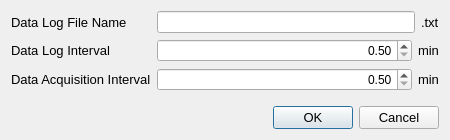
<?xml version="1.0" encoding="UTF-8"?>
<ui version="4.0">
 <class>Dialog</class>
 <widget class="QDialog" name="Dialog">
  <property name="geometry">
   <rect>
    <x>0</x>
    <y>0</y>
    <width>450</width>
    <height>140</height>
   </rect>
  </property>
  <property name="minimumSize">
   <size>
    <width>450</width>
    <height>140</height>
   </size>
  </property>
  <property name="maximumSize">
   <size>
    <width>450</width>
    <height>140</height>
   </size>
  </property>
  <property name="windowTitle">
   <string>Dialog</string>
  </property>
  <layout class="QVBoxLayout" name="verticalLayout">
   <item>
    <layout class="QFormLayout" name="formLayout">
     <item row="0" column="0">
      <widget class="QLabel" name="label">
       <property name="font">
        <font>
         <pointsize>10</pointsize>
        </font>
       </property>
       <property name="toolTip">
        <string>File name of data log text</string>
       </property>
       <property name="text">
        <string>Data Log File Name</string>
       </property>
      </widget>
     </item>
     <item row="0" column="1">
      <layout class="QHBoxLayout" name="horizontalLayout">
       <item>
        <widget class="QLineEdit" name="filenameLineEdit"/>
       </item>
       <item>
        <widget class="QLabel" name="label_3">
         <property name="font">
          <font>
           <pointsize>10</pointsize>
          </font>
         </property>
         <property name="text">
          <string>.txt</string>
         </property>
        </widget>
       </item>
      </layout>
     </item>
     <item row="1" column="0">
      <widget class="QLabel" name="label_6">
       <property name="font">
        <font>
         <pointsize>10</pointsize>
        </font>
       </property>
       <property name="toolTip">
        <string>Interval between each data log (must not be less than acquisition interval)</string>
       </property>
       <property name="text">
        <string>Data Log Interval</string>
       </property>
      </widget>
     </item>
     <item row="1" column="1">
      <layout class="QHBoxLayout" name="horizontalLayout_3">
       <item>
        <widget class="QDoubleSpinBox" name="intervalSpinBox">
         <property name="sizePolicy">
          <sizepolicy hsizetype="Expanding" vsizetype="Fixed">
           <horstretch>0</horstretch>
           <verstretch>0</verstretch>
          </sizepolicy>
         </property>
         <property name="alignment">
          <set>Qt::AlignRight|Qt::AlignTrailing|Qt::AlignVCenter</set>
         </property>
         <property name="correctionMode">
          <enum>QAbstractSpinBox::CorrectToNearestValue</enum>
         </property>
         <property name="minimum">
          <double>0.500000000000000</double>
         </property>
         <property name="maximum">
          <double>999.000000000000000</double>
         </property>
         <property name="singleStep">
          <double>0.010000000000000</double>
         </property>
        </widget>
       </item>
       <item>
        <widget class="QLabel" name="label_5">
         <property name="font">
          <font>
           <pointsize>10</pointsize>
          </font>
         </property>
         <property name="text">
          <string>min</string>
         </property>
        </widget>
       </item>
      </layout>
     </item>
     <item row="2" column="0">
      <widget class="QLabel" name="label_2">
       <property name="font">
        <font>
         <pointsize>10</pointsize>
        </font>
       </property>
       <property name="toolTip">
        <string>Interval between each acquisition interval</string>
       </property>
       <property name="text">
        <string>Data Acquisition Interval</string>
       </property>
      </widget>
     </item>
     <item row="2" column="1">
      <layout class="QHBoxLayout" name="horizontalLayout_2">
       <item>
        <widget class="QDoubleSpinBox" name="aqintervalSpinBox">
         <property name="sizePolicy">
          <sizepolicy hsizetype="Expanding" vsizetype="Fixed">
           <horstretch>0</horstretch>
           <verstretch>0</verstretch>
          </sizepolicy>
         </property>
         <property name="alignment">
          <set>Qt::AlignRight|Qt::AlignTrailing|Qt::AlignVCenter</set>
         </property>
         <property name="correctionMode">
          <enum>QAbstractSpinBox::CorrectToNearestValue</enum>
         </property>
         <property name="minimum">
          <double>0.500000000000000</double>
         </property>
         <property name="maximum">
          <double>999.000000000000000</double>
         </property>
         <property name="singleStep">
          <double>0.010000000000000</double>
         </property>
        </widget>
       </item>
       <item>
        <widget class="QLabel" name="label_4">
         <property name="font">
          <font>
           <pointsize>10</pointsize>
          </font>
         </property>
         <property name="text">
          <string>min</string>
         </property>
        </widget>
       </item>
      </layout>
     </item>
    </layout>
   </item>
   <item>
    <widget class="QDialogButtonBox" name="buttonBox">
     <property name="font">
      <font>
       <pointsize>10</pointsize>
      </font>
     </property>
     <property name="orientation">
      <enum>Qt::Horizontal</enum>
     </property>
     <property name="standardButtons">
      <set>QDialogButtonBox::Cancel|QDialogButtonBox::Ok</set>
     </property>
    </widget>
   </item>
  </layout>
 </widget>
 <resources/>
 <connections>
  <connection>
   <sender>buttonBox</sender>
   <signal>accepted()</signal>
   <receiver>Dialog</receiver>
   <slot>accept()</slot>
   <hints>
    <hint type="sourcelabel">
     <x>248</x>
     <y>254</y>
    </hint>
    <hint type="destinationlabel">
     <x>157</x>
     <y>274</y>
    </hint>
   </hints>
  </connection>
  <connection>
   <sender>buttonBox</sender>
   <signal>rejected()</signal>
   <receiver>Dialog</receiver>
   <slot>reject()</slot>
   <hints>
    <hint type="sourcelabel">
     <x>316</x>
     <y>260</y>
    </hint>
    <hint type="destinationlabel">
     <x>286</x>
     <y>274</y>
    </hint>
   </hints>
  </connection>
 </connections>
</ui>
